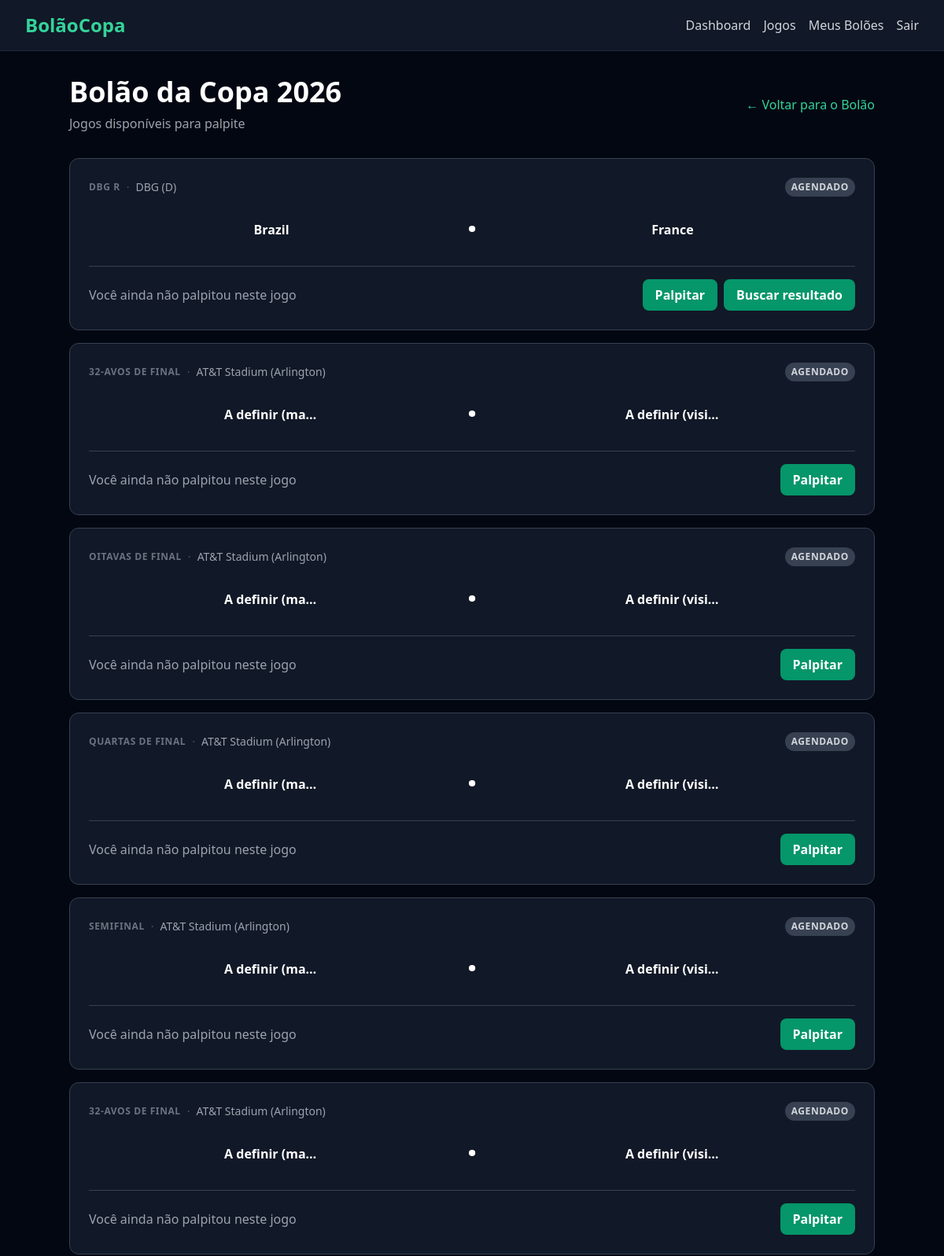
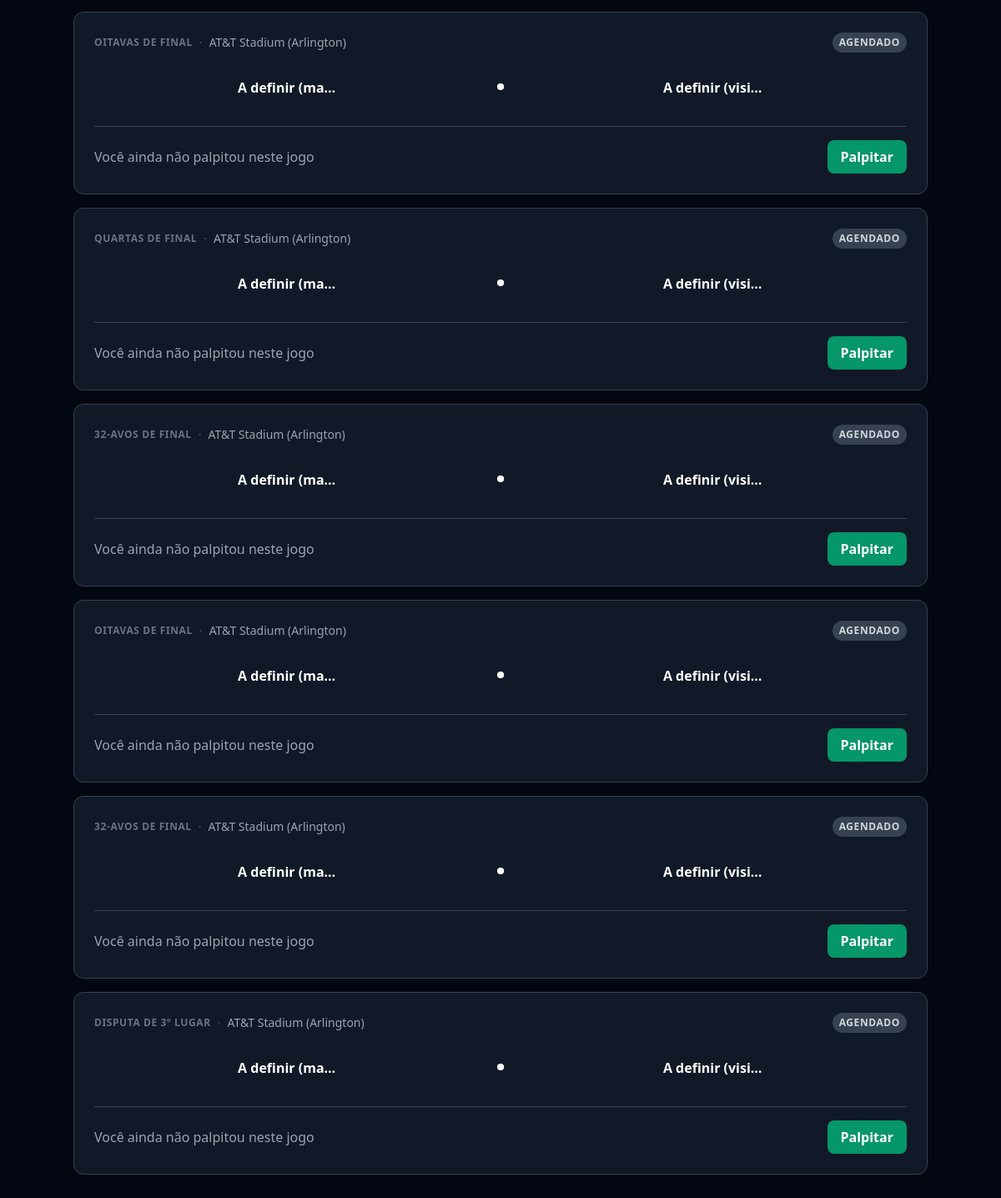
The page /pools/4/matches/ (signed in) on the database its author committed (2 pictures, top to bottom).
### pools/models.py (models this page shows, shortened)
class Pool(models.Model):
    name = models.CharField(max_length=100)
    description = models.TextField(blank=True)
    invite_token = models.UUIDField(default=uuid.uuid4, unique=True)
    created_by = models.ForeignKey(
        settings.AUTH_USER_MODEL,
        on_delete=models.CASCADE,
        related_name='created_pools',
    )
    created_at = models.DateTimeField(auto_now_add=True)
    updated_at = models.DateTimeField(auto_now=True)

### matches/models.py (models this page shows, shortened)
class Match(models.Model):
    STATUS_CHOICES = (
        ('agendado', 'Agendado'),
        ('em_andamento', 'Em andamento'),
        ('finalizado', 'Finalizado'),
    )
    round = models.ForeignKey(
        Round,
        on_delete=models.CASCADE,
        related_name='matches',
    )
    stadium = models.ForeignKey(
        Stadium,
        on_delete=models.PROTECT,
        related_name='matches',
    )
    home_team = models.ForeignKey(
        Team,
        on_delete=models.PROTECT,
        related_name='home_matches',
    )
    away_team = models.ForeignKey(
        Team,
        on_delete=models.PROTECT,
        related_name='away_matches',
    )
    match_datetime = models.DateTimeField()
    home_score = models.PositiveIntegerField(null=True, blank=True)
    away_score = models.PositiveIntegerField(null=True, blank=True)
    status = models.CharField(
        max_length=20,
        choices=STATUS_CHOICES,
        default='agendado',
    )
    external_id = models.PositiveIntegerField(
        null=True,
        blank=True,
        db_index=True,
    )
    penalties_home = models.PositiveSmallIntegerField(
        null=True,
        blank=True,
    )
    penalties_away = models.PositiveSmallIntegerField(
        null=True,
        blank=True,
    )
    elapsed_minute = models.PositiveSmallIntegerField(
        null=True,
        blank=True,
    )
    created_at = models.DateTimeField(auto_now_add=True)
    updated_at = models.DateTimeField(auto_now=True)
    class Meta:
        ordering = ('match_datetime',)

class Round(models.Model):
    PHASE_CHOICES = (
        ('grupo', 'Fase de Grupos'),
        ('trinta_dois_avos', '32-avos de Final'),
        ('oitavas', 'Oitavas de Final'),
        ('quartas', 'Quartas de Final'),
        ('semi', 'Semifinal'),
        ('terceiro_lugar', 'Terceiro Lugar'),
        ('final', 'Final'),
    )
    name = models.CharField(max_length=100)
    order = models.PositiveIntegerField()
    phase = models.CharField(max_length=20, choices=PHASE_CHOICES)
    start_date = models.DateField(null=True, blank=True)
    end_date = models.DateField(null=True, blank=True)
    created_at = models.DateTimeField(auto_now_add=True)
    updated_at = models.DateTimeField(auto_now=True)
    class Meta:
        ordering = ('order',)

class Stadium(models.Model):
    name = models.CharField(max_length=200)
    city = models.CharField(max_length=100)
    country = models.CharField(max_length=100)
    capacity = models.PositiveIntegerField()
    created_at = models.DateTimeField(auto_now_add=True)
    updated_at = models.DateTimeField(auto_now=True)
    def __str__(self):
        return f'{self.name} ({self.city})'

class Team(models.Model):
    class Confederation(models.TextChoices):
        CONMEBOL = 'CONMEBOL', 'CONMEBOL'
        UEFA = 'UEFA', 'UEFA'
        CAF = 'CAF', 'CAF'
        AFC = 'AFC', 'AFC'
        OFC = 'OFC', 'OFC'
        CONCACAF = 'CONCACAF', 'CONCACAF'
    name = models.CharField(max_length=100)
    name_en = models.CharField(max_length=100, blank=True, default='')
    country_code = models.CharField(max_length=3, unique=True)
    flag_emoji = models.CharField(max_length=10, blank=True)
    confederation = models.CharField(
        max_length=10,
        choices=Confederation.choices,
        blank=True,
    )
    created_at = models.DateTimeField(auto_now_add=True)
    updated_at = models.DateTimeField(auto_now=True)

### predictions/views.py (the view)
class PoolMatchListView(LoginRequiredMixin, ListView):
    template_name = 'predictions/pool_matches.html'
    context_object_name = 'matches'
    def get_queryset(self):
        self.pool = get_object_or_404(Pool, pk=self.kwargs['pool_id'])
        return Match.objects.select_related(
            'home_team', 'away_team', 'stadium', 'round',
        ).order_by('match_datetime')
    def dispatch(self, request, *args, **kwargs):
        self.pool = get_object_or_404(Pool, pk=self.kwargs['pool_id'])
        if not PoolMember.objects.filter(
            pool=self.pool,
            user=request.user,
        ).exists():
            messages.error(request, 'Você precisa ser membro deste bolão para acessar.')
            return redirect(reverse('pool_detail', kwargs={'pk': self.pool.pk}))
        return super().dispatch(request, *args, **kwargs)
    def get_context_data(self, **kwargs):
        context = super().get_context_data(**kwargs)
        context['pool'] = self.pool
        now = timezone.now()
        user_predictions = {
            p.match_id: p for p in Prediction.objects.filter(
                user=self.request.user,
                pool=self.pool,
            )
        }
        match_items = []
        for match in context['matches']:
            is_locked = match.match_datetime <= now
            match_items.append({
                'match': match,
                'is_locked': is_locked,
                'user_prediction': user_predictions.get(match.pk),
            })
        context['match_items'] = match_items
        return context

### templates/predictions/pool_matches.html (shortened to what this page needs)
{% extends 'base.html' %}
{% block content %}
<div class='max-w-5xl mx-auto'>
    <div class='flex items-center justify-between mb-8'>
        <div>
            <h1 class='text-3xl md:text-4xl font-bold text-white'>{{ pool.name }}</h1>
            <p class='text-gray-400 mt-2'>Jogos disponíveis para palpite</p>
        </div>
        <a href='{% url "pool_detail" pk=pool.pk %}' class='text-emerald-400 hover:text-emerald-300 transition-colors duration-200'>
            &larr; Voltar para o Bolão
        </a>
    </div>
    {% if match_items %}
        <div class='space-y-4'>
            {% for item in match_items %}
                <article data-match-id='{{ item.match.id }}' data-live='{% if item.match.status == "em_andamento" %}1{% else %}0{% endif %}' class='bg-gray-900 border border-gray-700 rounded-xl p-6 hover:border-emerald-500/50 transition-colors duration-200'>
                    <div class='flex items-center justify-between mb-3 gap-2 flex-wrap'>
                        <div class='flex items-center gap-2 text-sm'>
                            <span class='text-xs font-semibold uppercase tracking-wider text-gray-500'>{{ item.match.round.name }}</span>
                            <span class='text-gray-600'>·</span>
                            <span class='text-gray-400'>{{ item.match.stadium }}</span>
                        </div>
                        <div class='flex items-center gap-2'>
                            {% if item.is_locked %}
                                <span class='text-xs font-semibold uppercase tracking-wider px-2 py-1 rounded-full bg-red-600/20 text-red-400'>Bloqueado</span>
                            {% else %}
                                <span class='text-xs font-semibold uppercase tracking-wider px-2 py-1 rounded-full bg-gray-700 text-gray-300'>Agendado</span>
                            {% endif %}
                        </div>
                    </div>
                    {% include 'live/partials/score_display.html' with match=item.match %}
                    <div class='mt-6 pt-4 border-t border-gray-700 flex items-center justify-between gap-3 flex-wrap'>
                        {% if item.user_prediction %}
                            <span class='text-emerald-400 font-semibold'>Seu palpite: {{ item.user_prediction.home_score }} x {{ item.user_prediction.away_score }}</span>
                        {% elif item.is_locked %}
                            <span class='text-red-400 font-semibold'>Palpite indisponível - jogo já começou</span>
                        {% else %}
                            <span class='text-gray-400'>Você ainda não palpitou neste jogo</span>
                        {% endif %}
                        <div class='flex items-center gap-2'>
                            {% if not item.is_locked and not item.user_prediction %}
                                <a href='{% url "prediction_create" pool_id=pool.pk match_id=item.match.pk %}' class='bg-emerald-600 hover:bg-emerald-500 text-white font-semibold rounded-lg px-4 py-2 transition-colors duration-200'>
                                    Palpitar
                                </a>
                            {% elif not item.is_locked and item.user_prediction %}
                                <a href='{% url "prediction_update" pool_id=pool.pk match_id=item.match.pk %}' class='border border-gray-600 hover:border-emerald-500 text-gray-300 hover:text-emerald-400 font-semibold rounded-lg px-4 py-2 transition-colors duration-200'>
                                    Editar
                                </a>
                            {% endif %}
                            {% include 'live/partials/sync_button.html' with match=item.match %}
                        </div>
                    </div>
                </article>
            {% endfor %}
        </div>
    {% else %}
        <div class='bg-gray-900 border border-gray-700 rounded-xl p-8 text-center'>
            <p class='text-gray-400 text-lg'>Nenhum jogo disponível para palpite no momento.</p>
        </div>
    {% endif %}
</div>
{% endblock %}

### templates/live/partials/score_display.html (shortened to what this page needs)
<div class='flex items-center justify-between gap-4 my-4'>
    <div class='flex flex-col items-center gap-1 flex-1 min-w-0'>
        <span class='text-white font-semibold truncate max-w-[120px]'>{{ match.home_team.name }}</span>
    </div>
    <div class='flex flex-col items-center gap-1'>
        <span class='text-5xl font-bold text-white tabular-nums'>
            {% if match.home_score is not None and match.away_score is not None %}
                {{ match.home_score }} x {{ match.away_score }}
            {% else %}
                &middot;
            {% endif %}
        </span>
    </div>
    <div class='flex flex-col items-center gap-1 flex-1 min-w-0'>
        <span class='text-white font-semibold truncate max-w-[120px]'>{{ match.away_team.name }}</span>
    </div>
</div>

### templates/live/partials/sync_button.html (shortened to what this page needs)
{% if match.external_id and user.is_authenticated %}
    <form method='post'
          action='{% url "match_sync" match.id %}'
          class='inline-block'
          data-sync>
        <button type='submit'
                data-sync-target
                class='bg-emerald-600 hover:bg-emerald-500 text-white font-semibold rounded-lg px-4 py-2 transition-colors duration-200 disabled:opacity-50 disabled:cursor-not-allowed'>
            <span data-sync-label>Buscar resultado</span>
        </button>
    </form>
{% endif %}

### rows shown on the page
Pool: name "Bolão da Copa 2026"
Match: match.round.name "DBG R", match.stadium "DBG (D)", home_team.name "Brazil", away_team.name "France", external_id "Buscar resultado"
Match: match.round.name "32-AVOS DE FINAL", match.stadium "AT&T Stadium (Arlington)", home_team.name "A definir (ma…", away_team.name "A definir (visi…"
Match: match.round.name "OITAVAS DE FINAL", match.stadium "AT&T Stadium (Arlington)", home_team.name "A definir (ma…", away_team.name "A definir (visi…"
Match: match.round.name "QUARTAS DE FINAL", match.stadium "AT&T Stadium (Arlington)", home_team.name "A definir (ma…", away_team.name "A definir (visi…"
Match: match.round.name "SEMIFINAL", match.stadium "AT&T Stadium (Arlington)", home_team.name "A definir (ma…", away_team.name "A definir (visi…"
Match: match.round.name "32-AVOS DE FINAL", match.stadium "AT&T Stadium (Arlington)", home_team.name "A definir (ma…", away_team.name "A definir (visi…"
Match: match.round.name "OITAVAS DE FINAL", match.stadium "AT&T Stadium (Arlington)", home_team.name "A definir (ma…", away_team.name "A definir (visi…"
Match: match.round.name "QUARTAS DE FINAL", match.stadium "AT&T Stadium (Arlington)", home_team.name "A definir (ma…", away_team.name "A definir (visi…"
Match: match.round.name "32-AVOS DE FINAL", match.stadium "AT&T Stadium (Arlington)", home_team.name "A definir (ma…", away_team.name "A definir (visi…"
Match: match.round.name "OITAVAS DE FINAL", match.stadium "AT&T Stadium (Arlington)", home_team.name "A definir (ma…", away_team.name "A definir (visi…"
Match: match.round.name "32-AVOS DE FINAL", match.stadium "AT&T Stadium (Arlington)", home_team.name "A definir (ma…", away_team.name "A definir (visi…"
Match: match.round.name "DISPUTA DE 3º LUGAR", match.stadium "AT&T Stadium (Arlington)", home_team.name "A definir (ma…", away_team.name "A definir (visi…"
